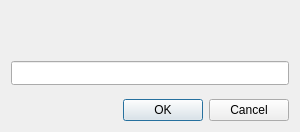
<?xml version="1.0" encoding="UTF-8"?>
<ui version="4.0">
 <class>GotoLineDialog</class>
 <widget class="QDialog" name="GotoLineDialog">
  <property name="geometry">
   <rect>
    <x>0</x>
    <y>0</y>
    <width>300</width>
    <height>132</height>
   </rect>
  </property>
  <property name="minimumSize">
   <size>
    <width>300</width>
    <height>100</height>
   </size>
  </property>
  <property name="maximumSize">
   <size>
    <width>300</width>
    <height>16777215</height>
   </size>
  </property>
  <property name="windowTitle">
   <string>Goto Line</string>
  </property>
  <layout class="QVBoxLayout" name="verticalLayout">
   <item>
    <widget class="QLabel" name="label">
     <property name="text">
      <string/>
     </property>
    </widget>
   </item>
   <item>
    <widget class="QLineEdit" name="lineNo">
     <property name="minimumSize">
      <size>
       <width>0</width>
       <height>24</height>
      </size>
     </property>
    </widget>
   </item>
   <item>
    <layout class="QHBoxLayout" name="horizontalLayout">
     <property name="topMargin">
      <number>8</number>
     </property>
     <item>
      <spacer name="horizontalSpacer">
       <property name="orientation">
        <enum>Qt::Horizontal</enum>
       </property>
       <property name="sizeHint" stdset="0">
        <size>
         <width>40</width>
         <height>20</height>
        </size>
       </property>
      </spacer>
     </item>
     <item>
      <widget class="QPushButton" name="ok">
       <property name="text">
        <string>OK</string>
       </property>
      </widget>
     </item>
     <item>
      <widget class="QPushButton" name="cancel">
       <property name="text">
        <string>Cancel</string>
       </property>
      </widget>
     </item>
    </layout>
   </item>
  </layout>
 </widget>
 <resources/>
 <connections/>
</ui>
